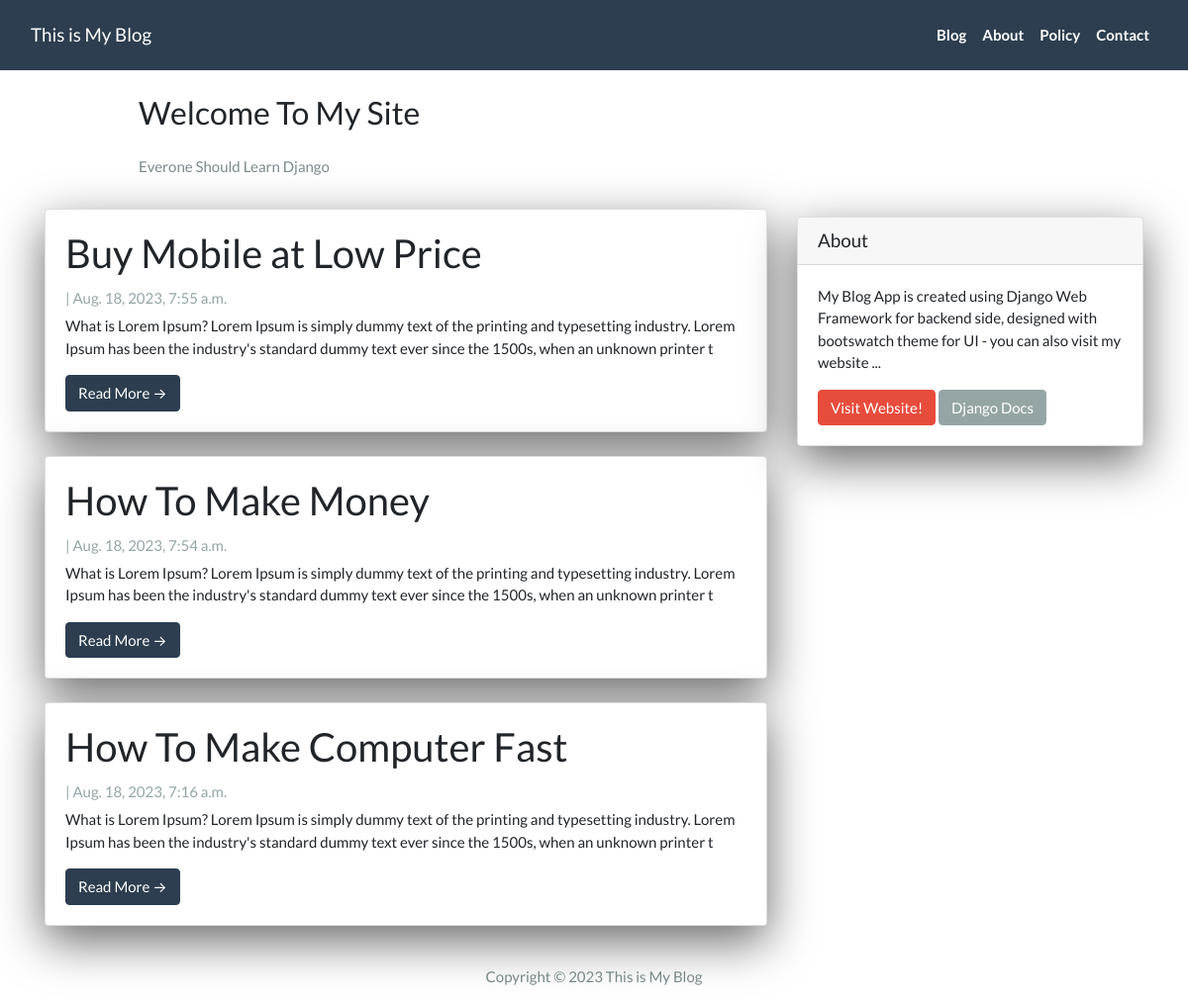
The page / on the database its author committed.
### App/models.py (models this page shows, shortened)
class Post(models.Model):
    title = models.CharField(max_length=200, unique=True)
    slug = models.SlugField(max_length=200, unique=True)
    auther = models.ForeignKey(User,on_delete=models.CASCADE, related_name='blog_post')
    created_on = models.DateTimeField(auto_now_add=True)
    updated_on = models.DateTimeField(auto_now_add=True)
    content = models.TextField()
    status = models.IntegerField(choices=STATUS, default=0)
    class Meta:
        ordering = ['-created_on']

### App/views.py (the view)
# urls.py: path('', views.PostList.as_view(), name="home"),
class PostList(generic.ListView):
    queryset = Post.objects.filter(status=1).order_by('-created_on')
    template_name = 'index.html'

### App/templates/index.html (shortened to what this page needs)
{% extends "base.html" %}
{% block content %}
<header class="masthead">
    <div class="container">
        <div class="row">
            <div class=" col-md-8 col-md-10 mx-auto">
                <div class="site-heading">
                    <h3 class=" site-heading my-4 mt-3 text-black">Welcome To My Site</h3>
                    <p class="text-dark">Everone Should Learn Django</p>
                </div>
            </div>
        </div>
    </div>
</header>
<div class="container">
    <div class="row">
        <div class="col-md-8 mt-3 left">
            {% for post in post_list %}
            <div class="card mb-4">
                <div class="card-body">
                    <h2 class="card-title">{{ post.title }}</h2>
                    <p class="card-text text-muted h6">{{ post.author }} | {{ post.created_on}} </p>
                    <p class="card-text">{{post.content|slice:":200"}}</p>
                    <a href="{% url 'post_detail' post.slug  %}" class="btn btn-primary">Read More &rarr;</a>
                </div>
            </div>
            {% endfor %}
        </div>
        {% block sidebar %}
        {% include 'sidebar.html' %}
        {% endblock sidebar %}
    </div>
</div>
{%endblock%}

### App/templates/base.html (shortened to what this page needs)
<!DOCTYPE html>
<html>
<head>
    <link rel="stylesheet" href="https://stackpath.bootstrapcdn.com/bootswatch/4.5.2/flatly/bootstrap.min.css">
</head>
<body>
    <nav class="navbar navbar-expand-lg navbar-dark bg-primary" id="mainNav">
        <div class="container-fluid">
            <a class="navbar-brand" href="{% url 'home' %}">This is My Blog</a>
            <div class="collapse navbar-collapse" id="navbarResponsive">
                <ul class="navbar-nav ml-auto">
                    <li class="nav-item text-black">
                        <a class="nav-link text-black font-weight-bold" href="#">Blog</a>
                    </li>
                    <li class="nav-item text-black">
                        <a class="nav-link text-black font-weight-bold" href="#">About</a>
                    </li>
                    <li class="nav-item text-black">
                        <a class="nav-link text-black font-weight-bold" href="#">Policy</a>
                    </li>
                    <li class="nav-item text-black">
                        <a class="nav-link text-black font-weight-bold" href="#">Contact</a>
                    </li>
                </ul>
            </div>
        </div>
    </nav>
    {% block content %}{% endblock content %}
    <footer class="py-3 bg-grey">
        <p class="m-0 text-dark text-center ">Copyright &copy; 2023 This is My Blog </p>
    </footer>
</body>
</html>

### App/templates/sidebar.html (shortened to what this page needs)
{% block sidebar %}
<div class="col-md-4 float-right ">
    <div class="card my-4">
        <h5 class="card-header">About</h5>
        <div class="card-body">
            <p class="card-text"> My Blog App is created using Django Web Framework for backend side, designed with
                bootswatch
                theme for UI - you can also visit my website ... </p>
            <a href="https://bekbrace.com" class="btn btn-danger">Visit Website!</a>
            <a href="https://docs.djangoproject.com/en/3.1/" class="btn btn-secondary">Django Docs</a>
        </div>
    </div>
</div>
{% endblock sidebar %}

### App/templates/sidebar.html (style rules this page uses)
.card { box-shadow: 0 16px 48px #6a6a6b; }

### rows shown on the page
Post: title "Buy Mobile at Low Price", created_on "Aug. 18, 2023, 7:55 a.m.", content "What is Lorem Ipsum? Lorem Ipsum is simply dummy text of the printing and typesetting industry. Lorem Ipsum has been the industry's standard dummy text ever since the 1500s, when an unknown printer t"
Post: title "How To Make Money", created_on "Aug. 18, 2023, 7:54 a.m.", content "What is Lorem Ipsum? Lorem Ipsum is simply dummy text of the printing and typesetting industry. Lorem Ipsum has been the industry's standard dummy text ever since the 1500s, when an unknown printer t"
Post: title "How To Make Computer Fast", created_on "Aug. 18, 2023, 7:16 a.m.", content "What is Lorem Ipsum? Lorem Ipsum is simply dummy text of the printing and typesetting industry. Lorem Ipsum has been the industry's standard dummy text ever since the 1500s, when an unknown printer t"
